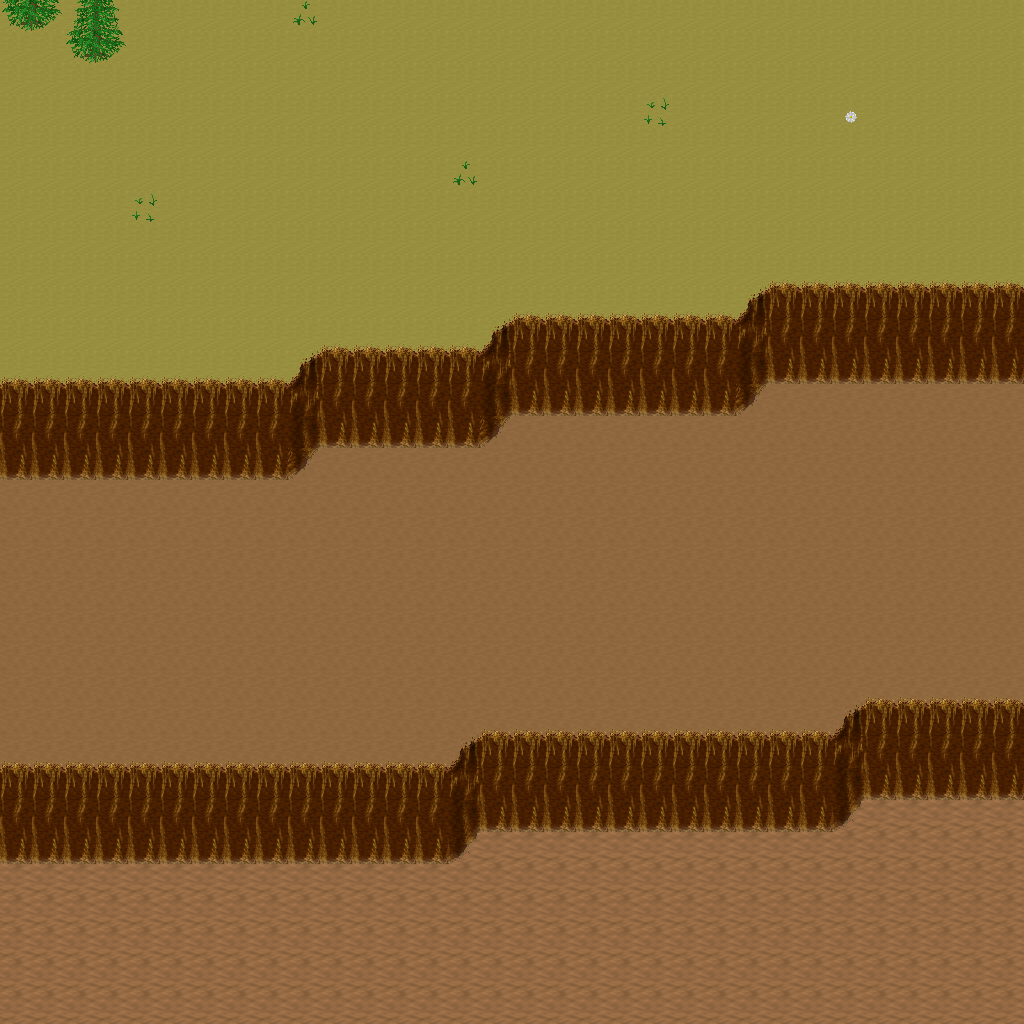

Tiled map render using the project's own tile images. Description and the map definition, with tile-layer contents summarised, below:
An orthogonal 32x32 tile map with 32x32 px tiles, 5 tile layers (Ground, Objects, Objects2, Above, ...), 1 hidden layer not drawn, 26 tilesets.

<map version="1.10" tiledversion="1.11.0" orientation="orthogonal" renderorder="right-down" width="32" height="32" tilewidth="32" tileheight="32" infinite="0" nextlayerid="11" nextobjectid="1">
 <tileset firstgid="1" name="ground_ground" tilewidth="32" tileheight="32" tilecount="33" columns="3">
  <image source="../drawable/ground_ground.png" width="96" height="352" />
 </tileset>
 <tileset firstgid="34" name="building_castle" tilewidth="32" tileheight="32" tilecount="320" columns="20">
  <image source="../drawable/building_castle.png" width="640" height="512" />
 </tileset>
 <tileset firstgid="354" name="furniture_carpet_carpets_2" tilewidth="32" tileheight="32" tilecount="20" columns="4">
  <image source="../drawable/furniture_carpet_carpets_2.png" width="128" height="160" />
 </tileset>
 <tileset firstgid="374" name="ground_indoor_tiles" tilewidth="32" tileheight="32" tilecount="8" columns="2">
  <image source="../drawable/ground_indoor_tiles.png" width="64" height="128" />
 </tileset>
 <tileset firstgid="382" name="ground_water_pool" tilewidth="32" tileheight="32" tilecount="72" columns="3">
  <image source="../drawable/ground_water_pool.png" width="96" height="768" />
 </tileset>
 <tileset firstgid="454" name="ground_ridge_earth_dark" tilewidth="32" tileheight="32" tilecount="96" columns="12">
  <image source="../drawable/ground_ridge_earth_dark.png" width="384" height="256" />
 </tileset>
 <tileset firstgid="550" name="logic_collision" tilewidth="32" tileheight="32" tilecount="1" columns="1">
  <image source="../drawable/logic_collision.png" width="32" height="32" />
 </tileset>
 <tileset firstgid="551" name="building_wall_stone_grey" tilewidth="32" tileheight="32" tilecount="12" columns="3">
  <image source="../drawable/building_wall_stone_grey.png" width="96" height="128" />
 </tileset>
 <tileset firstgid="563" name="building_roof_green" tilewidth="32" tileheight="32" tilecount="20" columns="5">
  <image source="../drawable/building_roof_green.png" width="160" height="128" />
 </tileset>
 <tileset firstgid="583" name="ground_ladder_horizontal_dark" tilewidth="32" tileheight="32" tilecount="3" columns="1">
  <image source="../drawable/ground_ladder_horizontal_dark.png" width="32" height="96" />
 </tileset>
 <tileset firstgid="586" name="building_house_pink_blue" tilewidth="32" tileheight="32" tilecount="99" columns="11">
  <image source="../drawable/building_house_pink_blue.png" width="352" height="288" />
 </tileset>
 <tileset firstgid="685" name="ground_mossy_brick_paving" tilewidth="32" tileheight="32" tilecount="9" columns="3">
  <image source="../drawable/ground_mossy_brick_paving.png" width="96" height="96" />
 </tileset>
 <tileset firstgid="694" name="plant_tree_locust_tree" tilewidth="32" tileheight="32" tilecount="20" columns="4">
  <image source="../drawable/plant_tree_locust_tree.png" width="128" height="160" />
 </tileset>
 <tileset firstgid="714" name="plant_tree_spruce" tilewidth="32" tileheight="32" tilecount="6" columns="2">
  <image source="../drawable/plant_tree_spruce.png" width="64" height="96" />
 </tileset>
 <tileset firstgid="720" name="plant_flower_flowers_mixed" tilewidth="32" tileheight="32" tilecount="16" columns="4">
  <image source="../drawable/plant_flower_flowers_mixed.png" width="128" height="128" />
 </tileset>
 <tileset firstgid="736" name="ground_cobbled_paving" tilewidth="32" tileheight="32" tilecount="1" columns="1">
  <image source="../drawable/ground_cobbled_paving.png" width="32" height="32" />
 </tileset>
 <tileset firstgid="737" name="plant_flower_daisy_white" tilewidth="32" tileheight="32" tilecount="8" columns="2">
  <image source="../drawable/plant_flower_daisy_white.png" width="64" height="128" />
 </tileset>
 <tileset firstgid="745" name="item_postbox" tilewidth="32" tileheight="32" tilecount="4" columns="2">
  <image source="../drawable/item_postbox.png" width="64" height="64" />
 </tileset>
 <tileset firstgid="749" name="item_postbox_2" tilewidth="32" tileheight="32" tilecount="2" columns="1">
  <image source="../drawable/item_postbox_2.png" width="32" height="64" />
 </tileset>
 <tileset firstgid="751" name="furniture_table_tree_stump_table" tilewidth="32" tileheight="32" tilecount="4" columns="2">
  <image source="../drawable/furniture_table_tree_stump_table.png" width="64" height="64" />
 </tileset>
 <tileset firstgid="755" name="plant_stump_int_small_stump" tilewidth="32" tileheight="32" tilecount="1" columns="1">
  <image source="../drawable/plant_stump_int_small_stump.png" width="32" height="32" />
 </tileset>
 <tileset firstgid="756" name="plant_grasses" tilewidth="32" tileheight="32" tilecount="6" columns="3">
  <image source="../drawable/plant_grasses.png" width="96" height="64" />
 </tileset>
 <tileset firstgid="762" name="building_fence_wooden_brown_fence" tilewidth="32" tileheight="32" tilecount="42" columns="7">
  <image source="../drawable/building_fence_wooden_brown_fence.png" width="224" height="192" />
 </tileset>
 <tileset firstgid="804" name="ground_green_paving" tilewidth="32" tileheight="32" tilecount="18" columns="3">
  <image source="../drawable/ground_green_paving.png" width="96" height="192" />
 </tileset>
 <tileset firstgid="822" name="building_stone_ruins" tilewidth="32" tileheight="32" tilecount="72" columns="6">
  <image source="../drawable/building_stone_ruins.png" width="192" height="384" />
 </tileset>
 <tileset firstgid="894" name="logic_creature_insect" tilewidth="32" tileheight="32" tilecount="5" columns="5">
  <image source="../drawable/logic_creature_insect.png" width="160" height="32" />
 </tileset>
 <layer id="1" name="Ground" width="32" height="32">
  <data>[1024 cells, 1024 non-empty, 3 distinct tile ids]</data>
 </layer>
 <layer id="2" name="Objects" width="32" height="32">
  <data>[1024 cells, 270 non-empty, 15 distinct tile ids]</data>
 </layer>
 <layer id="3" name="Objects2" width="32" height="32">
  <data>[1024 cells, 0 non-empty, 0 distinct tile ids]</data>
 </layer>
 <layer id="4" name="Above" width="32" height="32">
  <data>[1024 cells, 2 non-empty, 2 distinct tile ids]</data>
 </layer>
 <layer id="5" name="Above2" width="32" height="32">
  <data>[1024 cells, 0 non-empty, 0 distinct tile ids]</data>
 </layer>
 <layer id="6" name="Walkable" width="32" height="32" visible="0">
  <data>[1024 cells, 201 non-empty, 1 distinct tile ids]</data>
 </layer>
 <objectgroup id="7" name="Mapevents" />
 <objectgroup id="8" name="Spawn" />
 <objectgroup id="9" name="Keys" />
 <objectgroup id="10" name="Replace" />
</map>
